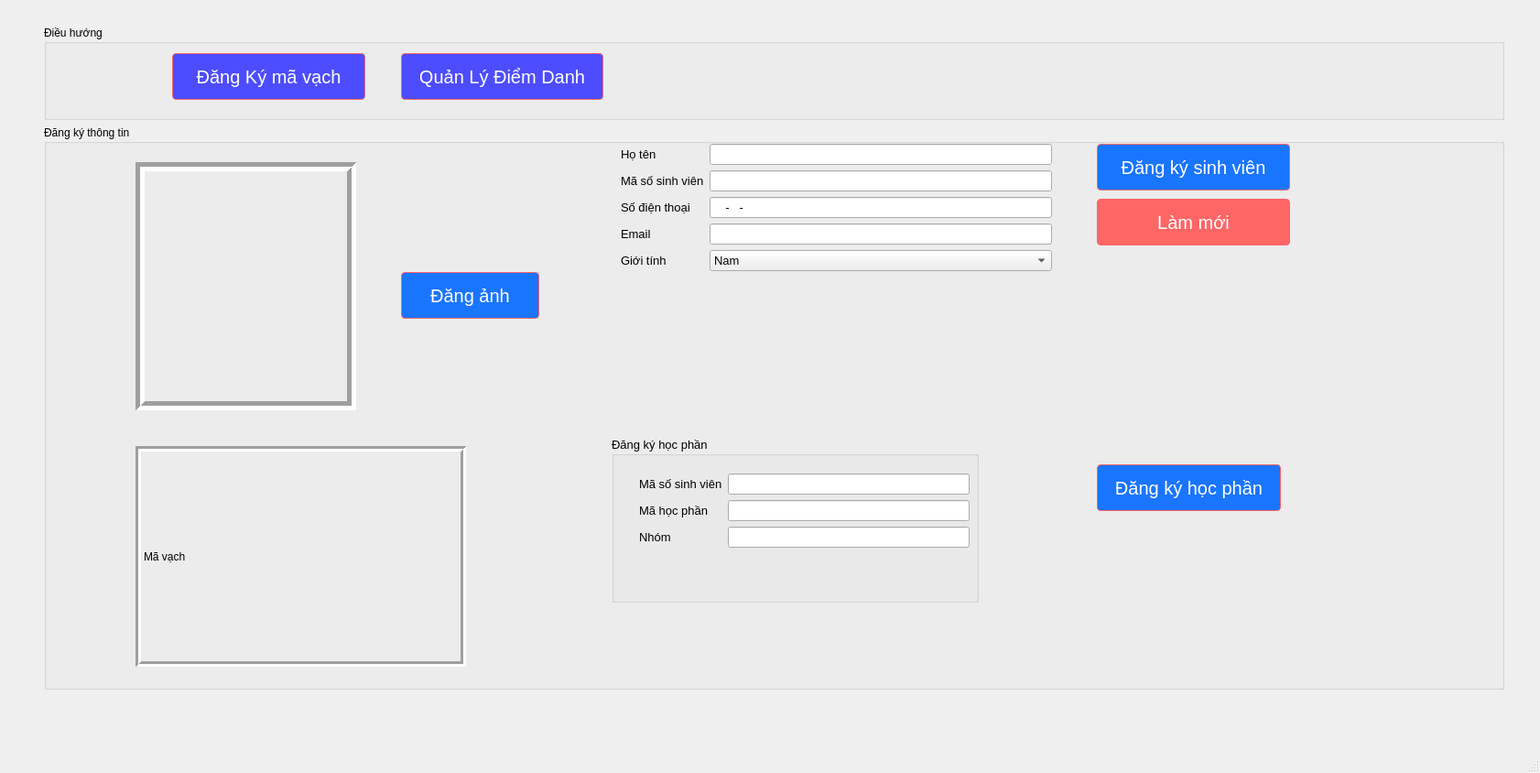
<?xml version="1.0" encoding="UTF-8"?>
<ui version="4.0">
 <class>MainWindow</class>
 <widget class="QMainWindow" name="MainWindow">
  <property name="geometry">
   <rect>
    <x>0</x>
    <y>0</y>
    <width>1682</width>
    <height>844</height>
   </rect>
  </property>
  <property name="windowTitle">
   <string>MainWindow</string>
  </property>
  <widget class="QWidget" name="centralwidget">
   <widget class="QWidget" name="verticalLayoutWidget">
    <property name="geometry">
     <rect>
      <x>40</x>
      <y>20</y>
      <width>1611</width>
      <height>741</height>
     </rect>
    </property>
    <layout class="QVBoxLayout" name="verticalLayout" stretch="1,6">
     <property name="leftMargin">
      <number>8</number>
     </property>
     <property name="topMargin">
      <number>8</number>
     </property>
     <property name="rightMargin">
      <number>8</number>
     </property>
     <property name="bottomMargin">
      <number>8</number>
     </property>
     <item>
      <widget class="QGroupBox" name="groupBox">
       <property name="title">
        <string>Điều hướng</string>
       </property>
       <widget class="QPushButton" name="btn_page_dangky">
        <property name="geometry">
         <rect>
          <x>140</x>
          <y>30</y>
          <width>211</width>
          <height>51</height>
         </rect>
        </property>
        <property name="styleSheet">
         <string notr="true">
#btn_page_dangky {
    background-color: #4d4dff; /* Màu nền */
    color: white; /* Màu chữ */
    border: 1px solid #ff6666; /* Viền */
    border-radius: 4px; /* Viền tròn */
    padding: 10px 20px; /* Khoảng cách bên trong */
    font-size: 20px; /* Cỡ chữ */
    cursor: pointer; /* Con trỏ chuột khi hover */
    transition: background-color 0.3s, color 0.3s; /* Hiệu ứng chuyển đổi màu nền và màu chữ */
}

#btn_page_dangky:hover {
    background-color: #6666ff; /* Màu nền khi hover */
    color: #fff; /* Màu chữ khi hover */
}
</string>
        </property>
        <property name="text">
         <string>Đăng Ký mã vạch</string>
        </property>
       </widget>
       <widget class="QPushButton" name="btn_page_quanly">
        <property name="geometry">
         <rect>
          <x>390</x>
          <y>30</y>
          <width>221</width>
          <height>51</height>
         </rect>
        </property>
        <property name="styleSheet">
         <string notr="true">
#btn_page_quanly {
    background-color: #4d4dff; /* Màu nền */
    color: white; /* Màu chữ */
    border: 1px solid #ff6666; /* Viền */
    border-radius: 4px; /* Viền tròn */
    padding: 10px 20px; /* Khoảng cách bên trong */
    font-size: 20px; /* Cỡ chữ */
    cursor: pointer; /* Con trỏ chuột khi hover */
    transition: background-color 0.3s, color 0.3s; /* Hiệu ứng chuyển đổi màu nền và màu chữ */
}

#btn_page_quanly:hover {
    background-color: #6666ff; /* Màu nền khi hover */
    color: #fff; /* Màu chữ khi hover */
}
</string>
        </property>
        <property name="text">
         <string>Quản Lý Điểm Danh</string>
        </property>
       </widget>
      </widget>
     </item>
     <item>
      <widget class="QGroupBox" name="groupBox_2">
       <property name="title">
        <string>Đăng ký thông tin</string>
       </property>
       <widget class="QPushButton" name="btn_imgUser">
        <property name="geometry">
         <rect>
          <x>390</x>
          <y>160</y>
          <width>151</width>
          <height>51</height>
         </rect>
        </property>
        <property name="font">
         <font>
          <pointsize>-1</pointsize>
         </font>
        </property>
        <property name="styleSheet">
         <string notr="true">#btn_imgUser {
    background-color: #1a75ff; /* Màu nền */
    color: white; /* Màu chữ */
    border: 1px solid #ff6666; /* Viền */
    border-radius: 4px; /* Viền tròn */
    padding: 10px 20px; /* Khoảng cách bên trong */
    font-size: 20px; /* Cỡ chữ */
    cursor: pointer; /* Con trỏ chuột khi hover */
    transition: background-color 0.3s, color 0.3s; /* Hiệu ứng chuyển đổi màu nền và màu chữ */
}

#btn_imgUser:hover {
    background-color: #4d94ff; /* Màu nền khi hover */
    color: #fff; /* Màu chữ khi hover */
}
</string>
        </property>
        <property name="text">
         <string>Đăng ảnh</string>
        </property>
       </widget>
       <widget class="QWidget" name="formLayoutWidget">
        <property name="geometry">
         <rect>
          <x>630</x>
          <y>20</y>
          <width>471</width>
          <height>181</height>
         </rect>
        </property>
        <layout class="QFormLayout" name="formLayout">
         <item row="0" column="0">
          <widget class="QLabel" name="hTNLabel">
           <property name="font">
            <font>
             <pointsize>10</pointsize>
            </font>
           </property>
           <property name="text">
            <string>Họ tên</string>
           </property>
          </widget>
         </item>
         <item row="0" column="1">
          <widget class="QLineEdit" name="input_hoTen">
           <property name="font">
            <font>
             <pointsize>10</pointsize>
            </font>
           </property>
          </widget>
         </item>
         <item row="1" column="0">
          <widget class="QLabel" name="mSLabel">
           <property name="font">
            <font>
             <pointsize>10</pointsize>
            </font>
           </property>
           <property name="text">
            <string>Mã số sinh viên</string>
           </property>
          </widget>
         </item>
         <item row="1" column="1">
          <widget class="QLineEdit" name="input_maSo">
           <property name="font">
            <font>
             <pointsize>10</pointsize>
            </font>
           </property>
          </widget>
         </item>
         <item row="2" column="0">
          <widget class="QLabel" name="sINThoILabel">
           <property name="font">
            <font>
             <pointsize>10</pointsize>
            </font>
           </property>
           <property name="text">
            <string>Số điện thoại</string>
           </property>
          </widget>
         </item>
         <item row="2" column="1">
          <widget class="QLineEdit" name="input_phone">
           <property name="font">
            <font>
             <pointsize>10</pointsize>
            </font>
           </property>
           <property name="inputMask">
            <string>0000-000-000</string>
           </property>
          </widget>
         </item>
         <item row="3" column="0">
          <widget class="QLabel" name="emailLabel">
           <property name="font">
            <font>
             <pointsize>10</pointsize>
            </font>
           </property>
           <property name="text">
            <string>Email</string>
           </property>
          </widget>
         </item>
         <item row="3" column="1">
          <widget class="QLineEdit" name="input_email">
           <property name="font">
            <font>
             <pointsize>10</pointsize>
            </font>
           </property>
          </widget>
         </item>
         <item row="4" column="0">
          <widget class="QLabel" name="label">
           <property name="font">
            <font>
             <pointsize>10</pointsize>
            </font>
           </property>
           <property name="text">
            <string>Giới tính</string>
           </property>
          </widget>
         </item>
         <item row="4" column="1">
          <widget class="QComboBox" name="input_gioiTinh">
           <property name="font">
            <font>
             <pointsize>10</pointsize>
            </font>
           </property>
           <item>
            <property name="text">
             <string>Nam</string>
            </property>
           </item>
           <item>
            <property name="text">
             <string>Nữ</string>
            </property>
           </item>
           <item>
            <property name="text">
             <string>Khác</string>
            </property>
           </item>
          </widget>
         </item>
        </layout>
       </widget>
       <widget class="QLabel" name="label_user">
        <property name="geometry">
         <rect>
          <x>100</x>
          <y>40</y>
          <width>241</width>
          <height>271</height>
         </rect>
        </property>
        <property name="frameShape">
         <enum>QFrame::Box</enum>
        </property>
        <property name="frameShadow">
         <enum>QFrame::Sunken</enum>
        </property>
        <property name="lineWidth">
         <number>5</number>
        </property>
        <property name="text">
         <string/>
        </property>
        <property name="pixmap">
         <pixmap>img/pic_user.png</pixmap>
        </property>
        <property name="scaledContents">
         <bool>true</bool>
        </property>
        <property name="alignment">
         <set>Qt::AlignCenter</set>
        </property>
       </widget>
       <widget class="QPushButton" name="btn_luuThongTin">
        <property name="geometry">
         <rect>
          <x>1150</x>
          <y>20</y>
          <width>211</width>
          <height>51</height>
         </rect>
        </property>
        <property name="font">
         <font>
          <pointsize>-1</pointsize>
         </font>
        </property>
        <property name="styleSheet">
         <string notr="true">
#btn_luuThongTin {
    background-color: #1a75ff; /* Màu nền */
    color: white; /* Màu chữ */
    border: 1px solid #ff6666; /* Viền */
    border-radius: 4px; /* Viền tròn */
    padding: 10px 20px; /* Khoảng cách bên trong */
    font-size: 20px; /* Cỡ chữ */
    cursor: pointer; /* Con trỏ chuột khi hover */
    transition: background-color 0.3s, color 0.3s; /* Hiệu ứng chuyển đổi màu nền và màu chữ */
}

#btn_luuThongTin:hover {
    background-color: #4d94ff; /* Màu nền khi hover */
    color: #fff; /* Màu chữ khi hover */
}
</string>
        </property>
        <property name="text">
         <string>Đăng ký sinh viên</string>
        </property>
       </widget>
       <widget class="QPushButton" name="btn_clear_input">
        <property name="geometry">
         <rect>
          <x>1150</x>
          <y>80</y>
          <width>211</width>
          <height>51</height>
         </rect>
        </property>
        <property name="font">
         <font>
          <pointsize>-1</pointsize>
         </font>
        </property>
        <property name="styleSheet">
         <string notr="true">
#btn_clear_input {
    background-color: #ff6666; /* Màu nền */
    color: white; /* Màu chữ */
    border: 1px solid #ff6666; /* Viền */
    border-radius: 4px; /* Viền tròn */
    padding: 10px 20px; /* Khoảng cách bên trong */
    font-size: 20px; /* Cỡ chữ */
    cursor: pointer; /* Con trỏ chuột khi hover */
    transition: background-color 0.3s, color 0.3s; /* Hiệu ứng chuyển đổi màu nền và màu chữ */
}

#btn_clear_input:hover {
    background-color: #ff4d4d; /* Màu nền khi hover */
    color: #fff; /* Màu chữ khi hover */
}
</string>
        </property>
        <property name="text">
         <string>Làm mới</string>
        </property>
       </widget>
       <widget class="QLabel" name="label_barCode">
        <property name="geometry">
         <rect>
          <x>100</x>
          <y>350</y>
          <width>361</width>
          <height>241</height>
         </rect>
        </property>
        <property name="frameShape">
         <enum>QFrame::Box</enum>
        </property>
        <property name="frameShadow">
         <enum>QFrame::Sunken</enum>
        </property>
        <property name="lineWidth">
         <number>3</number>
        </property>
        <property name="text">
         <string>Mã vạch</string>
        </property>
        <property name="scaledContents">
         <bool>true</bool>
        </property>
       </widget>
       <widget class="QGroupBox" name="groupBox_3">
        <property name="geometry">
         <rect>
          <x>620</x>
          <y>340</y>
          <width>401</width>
          <height>181</height>
         </rect>
        </property>
        <property name="font">
         <font>
          <pointsize>10</pointsize>
         </font>
        </property>
        <property name="title">
         <string>Đăng ký học phần</string>
        </property>
        <widget class="QWidget" name="formLayoutWidget_2">
         <property name="geometry">
          <rect>
           <x>30</x>
           <y>40</y>
           <width>361</width>
           <height>121</height>
          </rect>
         </property>
         <layout class="QFormLayout" name="formLayout_3">
          <item row="0" column="0">
           <widget class="QLabel" name="mSSinhViNLabel">
            <property name="font">
             <font>
              <pointsize>10</pointsize>
             </font>
            </property>
            <property name="text">
             <string>Mã số sinh viên</string>
            </property>
           </widget>
          </item>
          <item row="0" column="1">
           <widget class="QLineEdit" name="input_mssv_dkhp">
            <property name="font">
             <font>
              <pointsize>10</pointsize>
             </font>
            </property>
           </widget>
          </item>
          <item row="1" column="0">
           <widget class="QLabel" name="mHCPhNLabel">
            <property name="font">
             <font>
              <pointsize>10</pointsize>
             </font>
            </property>
            <property name="text">
             <string>Mã học phần</string>
            </property>
           </widget>
          </item>
          <item row="1" column="1">
           <widget class="QLineEdit" name="input_ma_hocPhan">
            <property name="font">
             <font>
              <pointsize>10</pointsize>
             </font>
            </property>
           </widget>
          </item>
          <item row="2" column="0">
           <widget class="QLabel" name="nhMLabel">
            <property name="font">
             <font>
              <pointsize>10</pointsize>
             </font>
            </property>
            <property name="text">
             <string>Nhóm</string>
            </property>
           </widget>
          </item>
          <item row="2" column="1">
           <widget class="QLineEdit" name="input_nhom_hocPhan">
            <property name="font">
             <font>
              <pointsize>10</pointsize>
             </font>
            </property>
           </widget>
          </item>
         </layout>
        </widget>
       </widget>
       <widget class="QPushButton" name="btn_dangKyHocPhan">
        <property name="geometry">
         <rect>
          <x>1150</x>
          <y>370</y>
          <width>201</width>
          <height>51</height>
         </rect>
        </property>
        <property name="font">
         <font>
          <pointsize>-1</pointsize>
         </font>
        </property>
        <property name="styleSheet">
         <string notr="true">
#btn_dangKyHocPhan {
    background-color: #1a75ff; /* Màu nền */
    color: white; /* Màu chữ */
    border: 1px solid #ff6666; /* Viền */
    border-radius: 4px; /* Viền tròn */
    padding: 10px 20px; /* Khoảng cách bên trong */
    font-size: 20px; /* Cỡ chữ */
    cursor: pointer; /* Con trỏ chuột khi hover */
    transition: background-color 0.3s, color 0.3s; /* Hiệu ứng chuyển đổi màu nền và màu chữ */
}

#btn_dangKyHocPhan:hover {
    background-color: #4d94ff; /* Màu nền khi hover */
    color: #fff; /* Màu chữ khi hover */
}
</string>
        </property>
        <property name="text">
         <string>Đăng ký học phần</string>
        </property>
       </widget>
      </widget>
     </item>
    </layout>
   </widget>
  </widget>
  <widget class="QMenuBar" name="menubar">
   <property name="geometry">
    <rect>
     <x>0</x>
     <y>0</y>
     <width>1682</width>
     <height>26</height>
    </rect>
   </property>
  </widget>
  <widget class="QStatusBar" name="statusbar"/>
 </widget>
 <resources/>
 <connections/>
</ui>
